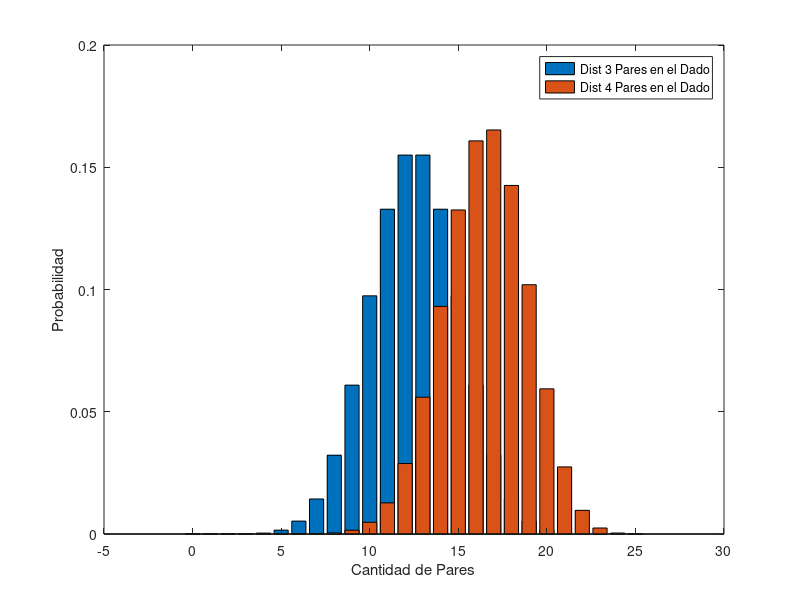
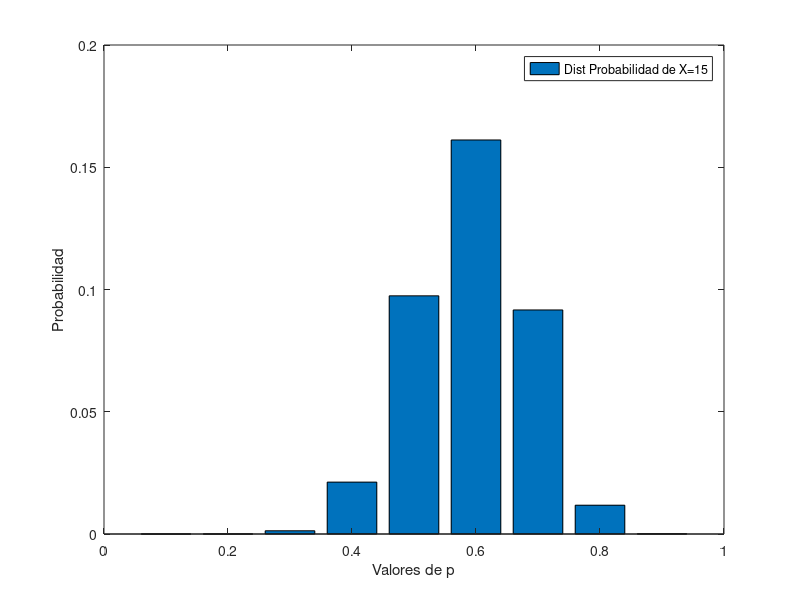
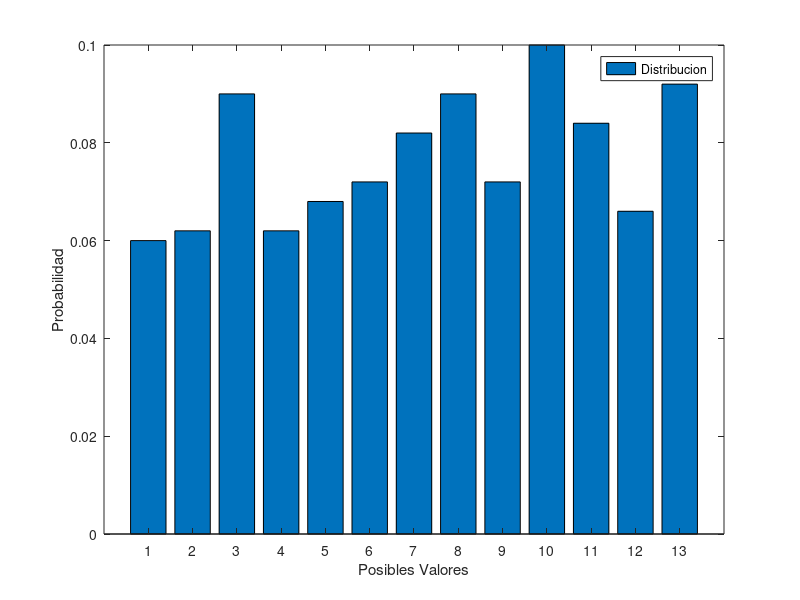

These figures' MATLAB source, in order: (Note: this script raises an error after producing the figures.)
%% 4a.	Defina dos hipótesis diferentes con respecto al funcionamiento del dado y tradúzcalas a parámetros específicos de una distribución de probabilidad relevante. [1p]

%cantidad de intentos
n=25;
%arreglo con cada valor de X
X1=0:n;
X2=0:n;

%probabilidad de dado normal 3 pares posible de 6 = 3/6 = 1/2
P1 = 0.5;
%probabilidad que el dado tuviese 4 numeros pares 6 = 4/6 = 2/3
P2 = 0.66;

%evaluar la probabilidad binominal  para cada posible valor de la variable aleatoria
D1 = binopdf(X1,n,P1);
D2 = binopdf(X2,n,P2);


%% 4b.	Grafique ambas distribuciones en un mismo gráfico. [1p]

figure("Name", "4b."),
bar(X1,D1,'DisplayName','Dist 3 Pares en el Dado');
hold on;
bar(X2,D2,'DisplayName','Dist 4 Pares en el Dado');
xlabel("Cantidad de Pares");
ylabel("Probabilidad");
hold off;
lgd1 = legend;
%%	4c. Calcule la probabilidad P(X=15|Bino_(n,p) ) de obtener el valor X=15 en su variable, como función del parámetro p. Para ello, elija un conjunto de valores de p y calcule en cada caso la probabilidad requerida. [1p]

%conjunto de valores de p
p = [0.1, 0.2 , 0.3, 0.4, 0.5, 0.6, 0.7, 0.8, 0.9];
%valor variable aleatoria X=15
X=15;
probvalores_p=[];
for ii=1:numel(p)
    %evaluar la probabilidad binominal de la variable aleatoria X=15
    probvalores_p(ii)=binopdf(X,n,p(ii));
end



%%	4d. Presente los resultados de la pregunta c en un gráfico P(X=15|Bino_(n,p) ) versus p. [1p]

figure("Name","4d");
bar(p,probvalores_p,'DisplayName','Dist Probabilidad de X=15');
hold on;
xlabel("Valores de p");
ylabel("Probabilidad");
hold off;
lgd1 = legend;;

%% 5a.	Defina una variable aleatoria X que: se distribuya de manera uniforme, sea simulable en código Matlab y sea diferente a las analizadas en clases, [1p]

%X: posibilidad de obtener  un AS de una baraja de 52 cartas inglesa sin los
%comodines con reposicion asumiendo el AS como numero 13 - Jack -10 Reina-11  Rey-12 .
%referencia baraja inglesa https://es.wikipedia.org/wiki/Baraja_inglesa#/media/Archivo:Set_of_playing_cards_52.JPG


%valores posibles
val_posibles=13;

%resultados posibles del evento
resultado_posibles_de_X=4;

%total de elementos
total_resultados_posibles=52;

%probabilidad asociada equiprobable
p=resultado_posibles_de_X/total_resultados_posibles;

%arreglo con cada valor de X
X5=1:val_posibles;

%% 5b.	Calcule el valor esperado E[X] y la varianza E[〖(X-μ)〗^2]. [1p]

%valor_esperado
valor_esperado=sum(X5*p);
disp("valor_esperado:" + valor_esperado);
%varianza E[〖(X-μ)〗^2]
EXArray=power((X5-valor_esperado),2);
Varianza = sum(EXArray)/val_posibles;
disp("Varianza:" + Varianza);
%% 5c. Produzca un conjunto de N valores de la variable (N≥500), y construya la distribución de probabilidad “empírica” de la variable a partir de estos N valores. [2p]

% dimension del conjunto
n=500;

% simular intentos
empirica=randi([1 val_posibles],n ,1);
value_unique_empirica=unique(empirica) ;
p_empirica = [];
% ciclo para contar cuantos valores unicos aparecieron en la simulacion
% y obtener su promedio por intento
for j=1:numel(value_unique_empirica)
    cuantos=sum(empirica==value_unique_empirica(j));
    p_empirica(j) = cuantos/n    ;
end

figure("Name","5c");
bar(value_unique_empirica, p_empirica,'DisplayName','Distribucion');
xlabel("Posibles Valores");
ylabel("Probabilidad");
lgd1 = legend;

%% 5d.	Simule un procedimiento de muestreo de una población de la variable X, donde pueda tomar m muestras de tamaño n y calcular la media de cada muestra. [1p]


%tamano de cada muestra
n=15;
%cantidad  de muestras 
m=100;

%simulacion donde el tamaño de las muestras son el largo de la columna y
%cada muestra se almacena en cada columna n x m
simu=randi([1 val_posibles],n ,m);
%promedio de los valores de las muestras
prom=mean(simu);
%redondeo de las cifras para evitar tanta dispersion del grafico
prom=round(prom,1);
%obtener cuantos valores de promedios diferentes aparecieron en el grafico
value_unique_=unique(prom) ;
p_ = [];
for ii=1:numel(value_unique_)
    cuantos=sum(prom==value_unique_(ii));
    p_(ii) = cuantos/m;
end

figure("Name","5d")
bar(value_unique_, p_,'DisplayName',m + " muestras de n=" + n)
xlabel("Medias de cada muestra")
ylabel("Probabilidad")
lgd1 = legend;


%% 5e.	Construya y grafique distribuciones muestrales de la media para n=5, n=10, n=20, n=30. Para ello utilice m≥100. [1p]

%tamaño de las muestras n=10, n=10, n=10, n=30
nArray=[15 10 20 30];
%cantidad muestras
m=100;
for xx=1:numel(nArray)
    simu2=randi([1 val_posibles],nArray(xx) ,m);
    prom2=mean(simu2);
    prom2=round(prom2,1);
    value_unique_2=unique(prom2) ;
    p_2 = [];
    for ii=1:numel(value_unique_2)
        cuantos=sum(prom2==value_unique_2(ii));
        p_2(ii) = cuantos/m;
    end
    
    figure("Name","5e n="+nArray(xx))
    bar(value_unique_2, p_2,'DisplayName',m + " muestras de n =" + nArray(xx))
    xlabel("Medias de cada muestra")
    ylabel("Probabilidad")
    lgd1 = legend;
    
end 


%% 5f.	Grafique las medias de las distribuciones muestrales como función del tamaño de muestra n, para n desde 2 hasta 100. Incluya en el gráfico, como referencia, el valor teórico de la población μ=E[X]. [1p] 

%inicio de tamaño de muestras
nInicio=2;
%fin de tamaño de muestras
nFin=100;
%todos loa valores entre tamaños de muestras
nArray=nInicio:nFin;
%cantidad de muestras
m=100;
%arreglo para almacenar la media de 
promedios=[];

%ciclo para sacar las medias de n= 2 a 100
for xx=1:numel(nArray)
    simu3=randi([1 val_posibles],nArray(xx),m);
    %se saca el promedio de cada muestra y luego la media de todas las
    %muestras
    prom3=mean(mean(simu3));
    prom3=round(prom3,1);
    promedios(xx)=prom3;
end 

%valores unicos de las medias
    value_unique_3=unique(promedios) ;
    p_3 = [];
    
   %ciclo para contar cuantos valores unicos existian en cada media.
    for ii=1:numel(value_unique_3)
        cuantos=sum(promedios==value_unique_3(ii));
        p_3(ii) = cuantos/m;
    end
    
    
    % valor teorico de la poblacion 
    vteorico= sum (1:val_posibles) / val_posibles;
    figure("Name","5f Dist de medias n="+nInicio+" hasta " +nFin) ;
    bar(value_unique_3, p_3,'DisplayName',"Dist de medias de n ="+nInicio+" hasta " +nFin );
    dim=[.15 .8 .2 0];
    
    annotation('textbox',dim,'String',"Valor teorico:" + vteorico,'FitBoxToText','on','FontSize',8);
    xlabel("Media Muestral de las Muestras");
    ylabel("Probabilidad")
    lgd1 = legend;
    
    

    
    